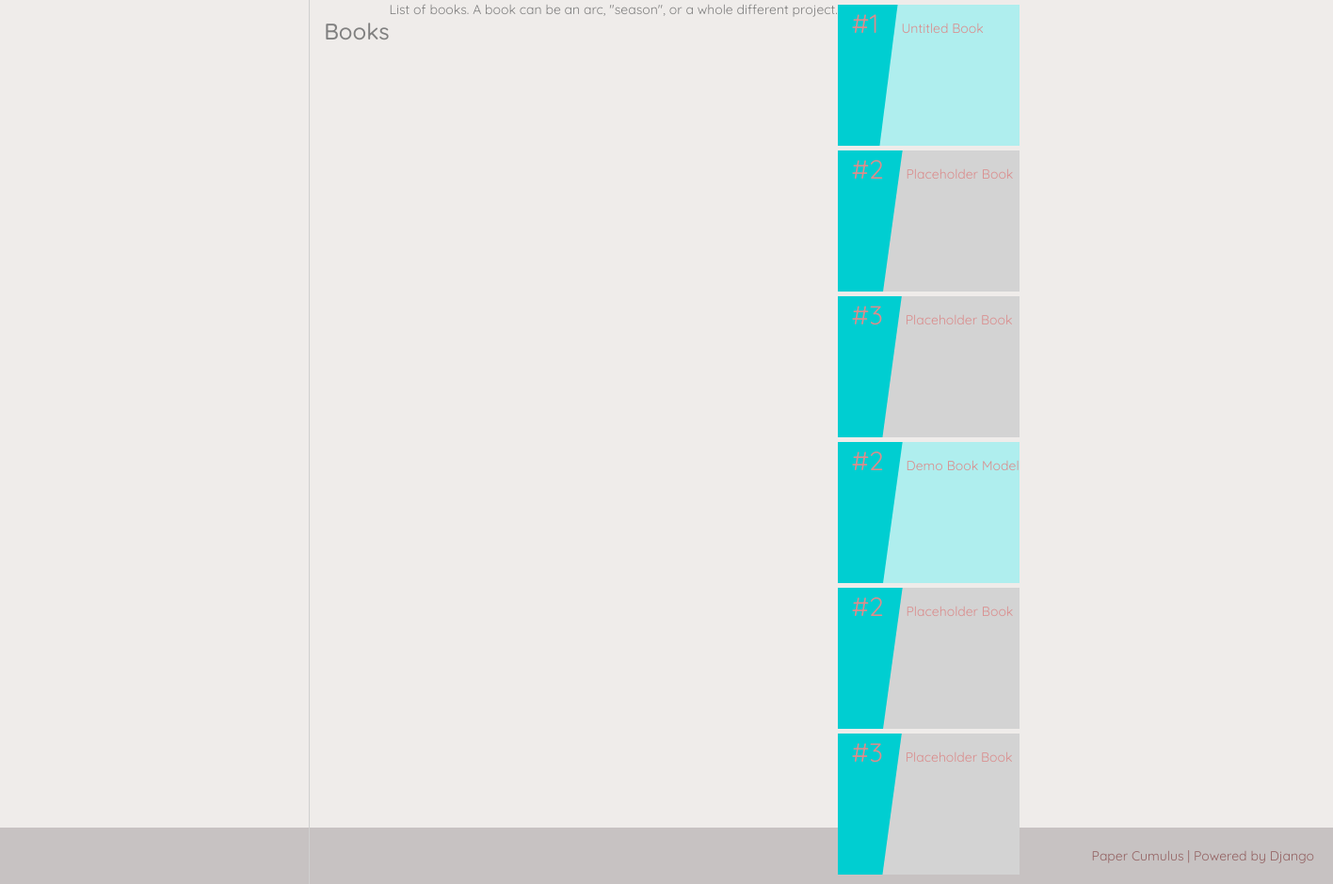
The page /flipbooks/books/ on the database as committed earlier.
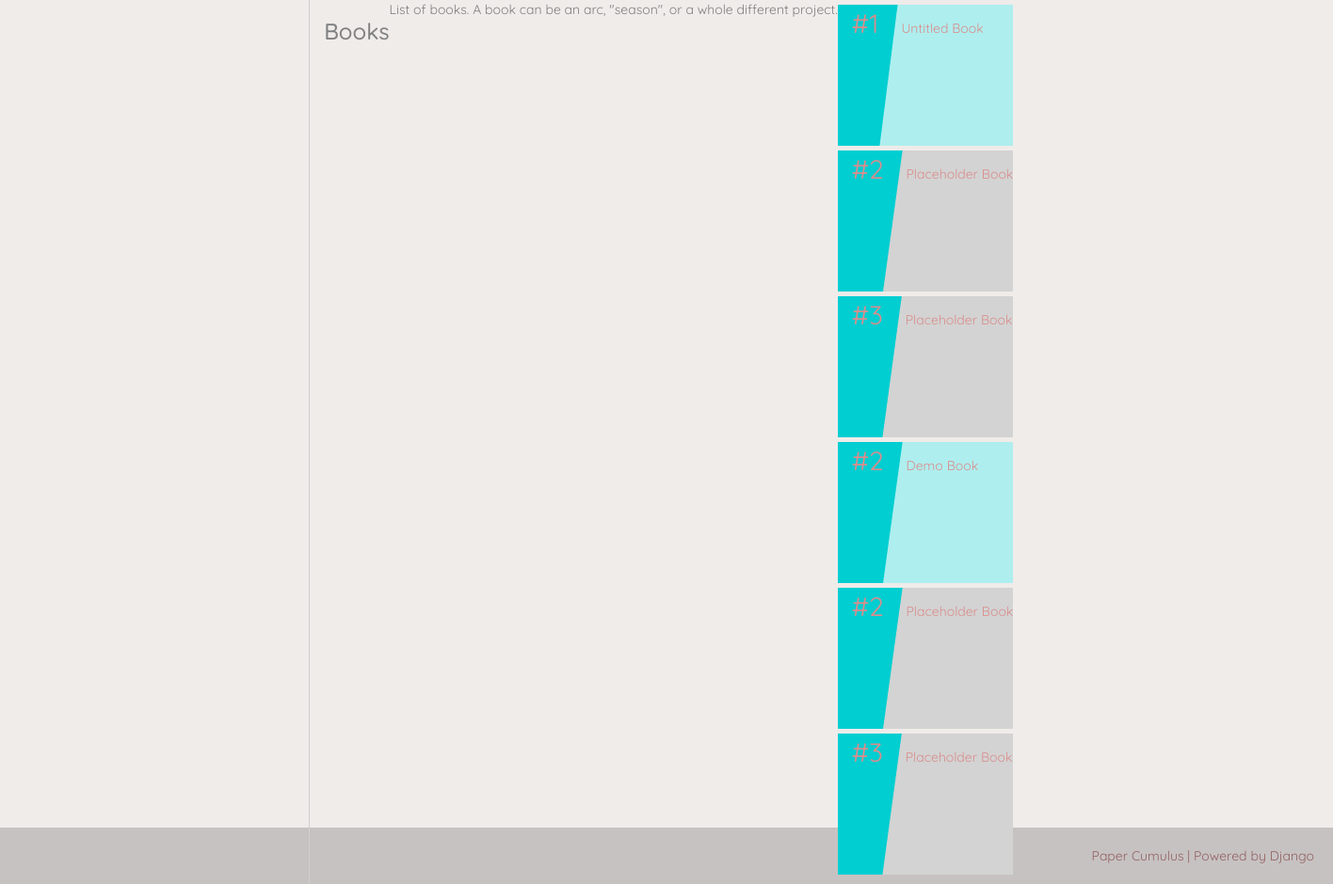
The same page on the database as committed later.
### flipbooks/models.py (models this page shows, shortened)
class Book(models.Model):
    title = models.CharField(max_length=50, blank=False, default="Untitled Book")
    slug = models.SlugField(blank=True, default='')
    date_created = models.DateTimeField(auto_now_add=True)
    date_modified = models.DateTimeField(auto_now=True)

### flipbooks/views.py (the view)
# urls.py: path('books/', views.BookListView.as_view(), name='book-list'),
class BookListView(generic.ListView):
    queryset = Book.objects.all()

### proj_cumulus/templates/flipbooks/book_list.html (shortened to what this page needs)
{% extends "layout_columned.html" %}
{% block right_column %}
<div class="container">
<div class="row">
    <h3>Books</h3>
    <p>List of books. A book can be an arc, "season", or a whole different project.</p>
    <ul class="book-list">
        {% for book in object_list %}
            <li>
                <a class="card-link wide" href="{% url 'flipbooks:chapter-detail' book_pk=book.id chapter_number=0 %}">
                    <span> #{{book.id}}</span>
                    <span>{{book.title}}</span>
                </a>
            </li>
            <li>
                <a class="card-link wide" inActive='true'>
                    <span>#2</span>
                    <span>Placeholder Book</span>
                </a>
            </li>
            <li>
                <a class="card-link wide" inActive='true'>
                    <span> #3</span>
                    <span>Placeholder Book</span>
                </a>
            </li>
        {% empty %}
            <p>No book could be found</p>
        {% endfor %}
    </ul>
</div>
</div>
{% endblock %}

Rows that differ between the two databases and show on the page:
changed Book: title "Demo Book Model" → "Demo Book"
